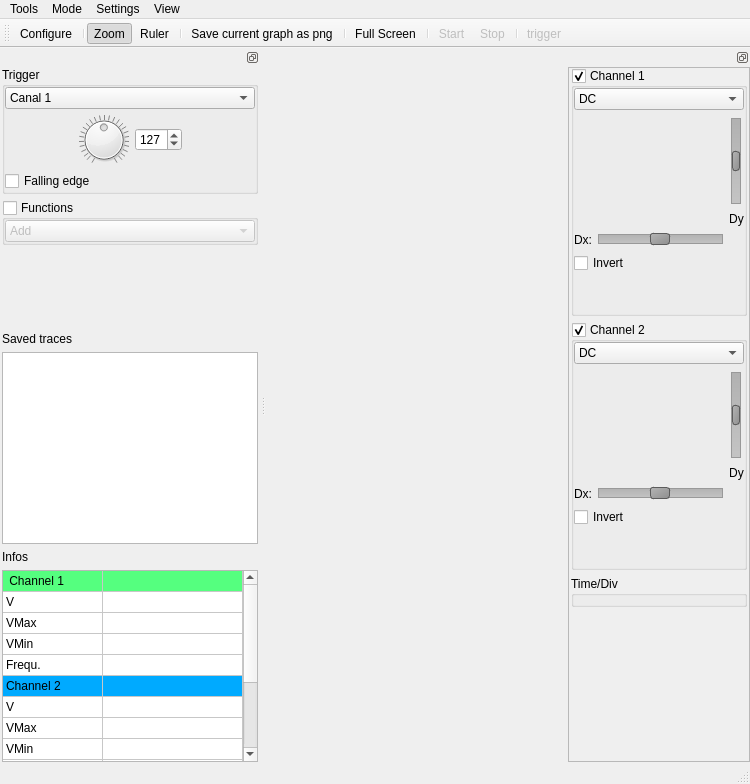
<?xml version="1.0" encoding="UTF-8"?>
<ui version="4.0">
 <class>MainWindow</class>
 <widget class="QMainWindow" name="MainWindow">
  <property name="geometry">
   <rect>
    <x>0</x>
    <y>0</y>
    <width>750</width>
    <height>784</height>
   </rect>
  </property>
  <property name="windowTitle">
   <string>Oscilloscope</string>
  </property>
  <property name="windowIcon">
   <iconset resource="oscillo.qrc">
    <normaloff>:/pictures/sine.png</normaloff>:/pictures/sine.png</iconset>
  </property>
  <widget class="QWidget" name="centralWidget"/>
  <widget class="QMenuBar" name="menuBar">
   <property name="geometry">
    <rect>
     <x>0</x>
     <y>0</y>
     <width>750</width>
     <height>21</height>
    </rect>
   </property>
   <widget class="QMenu" name="menuSettings">
    <property name="title">
     <string>Settings</string>
    </property>
    <addaction name="actionConfigure"/>
   </widget>
   <widget class="QMenu" name="menuTools">
    <property name="title">
     <string>Tools</string>
    </property>
    <addaction name="actionZoom"/>
    <addaction name="actionRuler"/>
    <addaction name="separator"/>
    <addaction name="actionZoom_reset"/>
    <addaction name="actionZoom_In"/>
    <addaction name="actionZoom_out"/>
    <addaction name="separator"/>
    <addaction name="actionSave_current_graph"/>
    <addaction name="actionSave_current_trace"/>
   </widget>
   <widget class="QMenu" name="menuView">
    <property name="title">
     <string>View</string>
    </property>
    <addaction name="actionFullScreen"/>
   </widget>
   <widget class="QMenu" name="menuMode">
    <property name="title">
     <string>Mode</string>
    </property>
    <addaction name="actionNormal"/>
    <addaction name="actionSingleShot"/>
   </widget>
   <addaction name="menuTools"/>
   <addaction name="menuMode"/>
   <addaction name="menuSettings"/>
   <addaction name="menuView"/>
  </widget>
  <widget class="QToolBar" name="mainToolBar">
   <property name="enabled">
    <bool>true</bool>
   </property>
   <attribute name="toolBarArea">
    <enum>TopToolBarArea</enum>
   </attribute>
   <attribute name="toolBarBreak">
    <bool>false</bool>
   </attribute>
   <addaction name="actionConfigure"/>
   <addaction name="separator"/>
   <addaction name="actionZoom"/>
   <addaction name="actionRuler"/>
   <addaction name="separator"/>
   <addaction name="actionSave_current_graph"/>
   <addaction name="separator"/>
   <addaction name="actionFullScreen"/>
   <addaction name="separator"/>
   <addaction name="actionStart"/>
   <addaction name="actionStop"/>
   <addaction name="separator"/>
   <addaction name="triggeredAction"/>
  </widget>
  <widget class="QStatusBar" name="statusBar"/>
  <widget class="MYDock" name="dockWidget">
   <property name="minimumSize">
    <size>
     <width>182</width>
     <height>93</height>
    </size>
   </property>
   <property name="maximumSize">
    <size>
     <width>182</width>
     <height>524287</height>
    </size>
   </property>
   <property name="features">
    <set>QDockWidget::DockWidgetFloatable|QDockWidget::DockWidgetMovable</set>
   </property>
   <property name="allowedAreas">
    <set>Qt::LeftDockWidgetArea|Qt::RightDockWidgetArea</set>
   </property>
   <attribute name="dockWidgetArea">
    <number>2</number>
   </attribute>
   <widget class="QWidget" name="dockWidgetContents">
    <layout class="QVBoxLayout" name="verticalLayout_17">
     <property name="spacing">
      <number>0</number>
     </property>
     <property name="leftMargin">
      <number>0</number>
     </property>
     <property name="topMargin">
      <number>0</number>
     </property>
     <property name="rightMargin">
      <number>0</number>
     </property>
     <property name="bottomMargin">
      <number>0</number>
     </property>
     <item>
      <widget class="QScrollArea" name="scrollArea">
       <property name="widgetResizable">
        <bool>true</bool>
       </property>
       <widget class="QWidget" name="scrollAreaWidgetContents">
        <property name="geometry">
         <rect>
          <x>0</x>
          <y>0</y>
          <width>180</width>
          <height>685</height>
         </rect>
        </property>
        <layout class="QVBoxLayout" name="verticalLayout_16">
         <property name="spacing">
          <number>0</number>
         </property>
         <property name="leftMargin">
          <number>2</number>
         </property>
         <property name="topMargin">
          <number>0</number>
         </property>
         <property name="rightMargin">
          <number>2</number>
         </property>
         <property name="bottomMargin">
          <number>0</number>
         </property>
         <item>
          <layout class="QVBoxLayout" name="verticalLayout_19">
           <item>
            <widget class="QGroupBox" name="canal1GroupBox">
             <property name="title">
              <string>Channel 1</string>
             </property>
             <property name="flat">
              <bool>true</bool>
             </property>
             <property name="checkable">
              <bool>true</bool>
             </property>
             <layout class="QVBoxLayout" name="verticalLayout_6">
              <property name="spacing">
               <number>0</number>
              </property>
              <property name="leftMargin">
               <number>0</number>
              </property>
              <property name="topMargin">
               <number>0</number>
              </property>
              <property name="rightMargin">
               <number>0</number>
              </property>
              <property name="bottomMargin">
               <number>0</number>
              </property>
              <item>
               <layout class="QVBoxLayout" name="verticalLayout_5">
                <item>
                 <widget class="QComboBox" name="chan1ComboBox">
                  <item>
                   <property name="text">
                    <string>DC</string>
                   </property>
                  </item>
                  <item>
                   <property name="text">
                    <string>AC</string>
                   </property>
                  </item>
                  <item>
                   <property name="text">
                    <string>GND</string>
                   </property>
                  </item>
                 </widget>
                </item>
                <item>
                 <layout class="QGridLayout" name="gridLayout_2">
                  <item row="0" column="0">
                   <widget class="YResDial" name="YRes1Dial" native="true">
                    <property name="minimumSize">
                     <size>
                      <width>140</width>
                      <height>110</height>
                     </size>
                    </property>
                    <property name="maximumSize">
                     <size>
                      <width>140</width>
                      <height>110</height>
                     </size>
                    </property>
                   </widget>
                  </item>
                  <item row="0" column="1">
                   <layout class="QVBoxLayout" name="verticalLayout_4">
                    <item>
                     <widget class="MYSlider" name="Y1Slider">
                      <property name="styleSheet">
                       <string notr="true">QSlider::groove:vertical {
    border: 1px solid #999999;
    width: 8px; /* the groove expands to the size of the slider by default. by giving it a height, it has a fixed size */
    background: qlineargradient(x1:0, y1:0, x2:0, y2:1, stop:0 #B1B1B1, stop:1 #c4c4c4);
    margin: 2px 0;
}

QSlider::handle:vertical {
    background: qlineargradient(x1:0, y1:0, x2:1, y2:1, stop:0 #b4b4b4, stop:1 #8f8f8f);
    border: 1px solid #5c5c5c;
    height: 18px;
    margin: -2px 0; /* handle is placed by default on the contents rect of the groove. Expand outside the groove */
    border-radius: 3px;
}</string>
                      </property>
                      <property name="minimum">
                       <number>-255</number>
                      </property>
                      <property name="maximum">
                       <number>255</number>
                      </property>
                      <property name="orientation">
                       <enum>Qt::Vertical</enum>
                      </property>
                     </widget>
                    </item>
                    <item>
                     <widget class="QLabel" name="label">
                      <property name="text">
                       <string>Dy</string>
                      </property>
                      <property name="alignment">
                       <set>Qt::AlignCenter</set>
                      </property>
                     </widget>
                    </item>
                   </layout>
                  </item>
                  <item row="1" column="0">
                   <layout class="QHBoxLayout" name="horizontalLayout">
                    <item>
                     <widget class="QLabel" name="DX1Label">
                      <property name="text">
                       <string>Dx:</string>
                      </property>
                     </widget>
                    </item>
                    <item>
                     <widget class="MYSlider" name="X1Slider">
                      <property name="styleSheet">
                       <string notr="true">QSlider::groove:horizontal {
    border: 1px solid #999999;
    height: 8px; /* the groove expands to the size of the slider by default. by giving it a height, it has a fixed size */
    background: qlineargradient(x1:0, y1:0, x2:0, y2:1, stop:0 #B1B1B1, stop:1 #c4c4c4);
    margin: 2px 0;
}

QSlider::handle:horizontal {
    background: qlineargradient(x1:0, y1:0, x2:1, y2:1, stop:0 #b4b4b4, stop:1 #8f8f8f);
    border: 1px solid #5c5c5c;
    width: 18px;
    margin: -2px 0; /* handle is placed by default on the contents rect of the groove. Expand outside the groove */
    border-radius: 3px;
}</string>
                      </property>
                      <property name="minimum">
                       <number>-361</number>
                      </property>
                      <property name="maximum">
                       <number>362</number>
                      </property>
                      <property name="orientation">
                       <enum>Qt::Horizontal</enum>
                      </property>
                      <property name="tickPosition">
                       <enum>QSlider::NoTicks</enum>
                      </property>
                     </widget>
                    </item>
                   </layout>
                  </item>
                 </layout>
                </item>
                <item>
                 <widget class="QCheckBox" name="invertCanal1CheckBox">
                  <property name="text">
                   <string>Invert</string>
                  </property>
                 </widget>
                </item>
                <item>
                 <spacer name="verticalSpacer_4">
                  <property name="orientation">
                   <enum>Qt::Vertical</enum>
                  </property>
                  <property name="sizeHint" stdset="0">
                   <size>
                    <width>20</width>
                    <height>40</height>
                   </size>
                  </property>
                 </spacer>
                </item>
               </layout>
              </item>
             </layout>
            </widget>
           </item>
           <item>
            <widget class="QGroupBox" name="canal2GroupBox">
             <property name="title">
              <string>Channel 2</string>
             </property>
             <property name="flat">
              <bool>true</bool>
             </property>
             <property name="checkable">
              <bool>true</bool>
             </property>
             <layout class="QVBoxLayout" name="verticalLayout_18">
              <property name="spacing">
               <number>0</number>
              </property>
              <property name="leftMargin">
               <number>0</number>
              </property>
              <property name="topMargin">
               <number>0</number>
              </property>
              <property name="rightMargin">
               <number>0</number>
              </property>
              <property name="bottomMargin">
               <number>0</number>
              </property>
              <item>
               <layout class="QVBoxLayout" name="verticalLayout_11">
                <item>
                 <widget class="QComboBox" name="chan2ComboBox">
                  <item>
                   <property name="text">
                    <string>DC</string>
                   </property>
                  </item>
                  <item>
                   <property name="text">
                    <string>AC</string>
                   </property>
                  </item>
                  <item>
                   <property name="text">
                    <string>GND</string>
                   </property>
                  </item>
                 </widget>
                </item>
                <item>
                 <layout class="QGridLayout" name="gridLayout">
                  <item row="0" column="0">
                   <widget class="YResDial" name="YRes2Dial" native="true">
                    <property name="sizePolicy">
                     <sizepolicy hsizetype="Fixed" vsizetype="Fixed">
                      <horstretch>0</horstretch>
                      <verstretch>0</verstretch>
                     </sizepolicy>
                    </property>
                    <property name="minimumSize">
                     <size>
                      <width>140</width>
                      <height>110</height>
                     </size>
                    </property>
                    <property name="maximumSize">
                     <size>
                      <width>140</width>
                      <height>110</height>
                     </size>
                    </property>
                   </widget>
                  </item>
                  <item row="0" column="1">
                   <layout class="QVBoxLayout" name="verticalLayout_8">
                    <item>
                     <widget class="MYSlider" name="Y2Slider">
                      <property name="maximumSize">
                       <size>
                        <width>16777215</width>
                        <height>16777215</height>
                       </size>
                      </property>
                      <property name="styleSheet">
                       <string notr="true">QSlider::groove:vertical {
    border: 1px solid #999999;
    width: 8px; /* the groove expands to the size of the slider by default. by giving it a height, it has a fixed size */
    background: qlineargradient(x1:0, y1:0, x2:0, y2:1, stop:0 #B1B1B1, stop:1 #c4c4c4);
    margin: 2px 0;
}

QSlider::handle:vertical {
    background: qlineargradient(x1:0, y1:0, x2:1, y2:1, stop:0 #b4b4b4, stop:1 #8f8f8f);
    border: 1px solid #5c5c5c;
    height: 18px;
    margin: -2px 0; /* handle is placed by default on the contents rect of the groove. Expand outside the groove */
    border-radius: 3px;
}</string>
                      </property>
                      <property name="minimum">
                       <number>-255</number>
                      </property>
                      <property name="maximum">
                       <number>255</number>
                      </property>
                      <property name="orientation">
                       <enum>Qt::Vertical</enum>
                      </property>
                     </widget>
                    </item>
                    <item>
                     <widget class="QLabel" name="label_2">
                      <property name="text">
                       <string>Dy</string>
                      </property>
                      <property name="alignment">
                       <set>Qt::AlignCenter</set>
                      </property>
                     </widget>
                    </item>
                   </layout>
                  </item>
                  <item row="1" column="0">
                   <layout class="QHBoxLayout" name="horizontalLayout_2">
                    <item>
                     <widget class="QLabel" name="DX2Label">
                      <property name="text">
                       <string>Dx:</string>
                      </property>
                     </widget>
                    </item>
                    <item>
                     <widget class="MYSlider" name="X2Slider">
                      <property name="styleSheet">
                       <string notr="true">QSlider::groove:horizontal {
    border: 1px solid #999999;
    height: 8px; /* the groove expands to the size of the slider by default. by giving it a height, it has a fixed size */
    background: qlineargradient(x1:0, y1:0, x2:0, y2:1, stop:0 #B1B1B1, stop:1 #c4c4c4);
    margin: 2px 0;
}

QSlider::handle:horizontal {
    background: qlineargradient(x1:0, y1:0, x2:1, y2:1, stop:0 #b4b4b4, stop:1 #8f8f8f);
    border: 1px solid #5c5c5c;
    width: 18px;
    margin: -2px 0; /* handle is placed by default on the contents rect of the groove. Expand outside the groove */
    border-radius: 3px;
}</string>
                      </property>
                      <property name="minimum">
                       <number>-361</number>
                      </property>
                      <property name="maximum">
                       <number>362</number>
                      </property>
                      <property name="orientation">
                       <enum>Qt::Horizontal</enum>
                      </property>
                      <property name="tickPosition">
                       <enum>QSlider::NoTicks</enum>
                      </property>
                     </widget>
                    </item>
                   </layout>
                  </item>
                 </layout>
                </item>
                <item>
                 <widget class="QCheckBox" name="invertCanal2CheckBox">
                  <property name="text">
                   <string>Invert</string>
                  </property>
                 </widget>
                </item>
                <item>
                 <spacer name="verticalSpacer_5">
                  <property name="orientation">
                   <enum>Qt::Vertical</enum>
                  </property>
                  <property name="sizeHint" stdset="0">
                   <size>
                    <width>20</width>
                    <height>40</height>
                   </size>
                  </property>
                 </spacer>
                </item>
               </layout>
              </item>
             </layout>
            </widget>
           </item>
           <item>
            <widget class="QGroupBox" name="timeGroupBox">
             <property name="title">
              <string>Time/Div</string>
             </property>
             <property name="flat">
              <bool>true</bool>
             </property>
             <layout class="QVBoxLayout" name="verticalLayout_10">
              <property name="spacing">
               <number>0</number>
              </property>
              <property name="leftMargin">
               <number>0</number>
              </property>
              <property name="topMargin">
               <number>2</number>
              </property>
              <property name="rightMargin">
               <number>0</number>
              </property>
              <property name="bottomMargin">
               <number>2</number>
              </property>
              <item>
               <layout class="QVBoxLayout" name="verticalLayout_9">
                <item>
                 <widget class="XResDial" name="xResDial" native="true"/>
                </item>
               </layout>
              </item>
             </layout>
            </widget>
           </item>
           <item>
            <spacer name="verticalSpacer">
             <property name="orientation">
              <enum>Qt::Vertical</enum>
             </property>
             <property name="sizeHint" stdset="0">
              <size>
               <width>20</width>
               <height>40</height>
              </size>
             </property>
            </spacer>
           </item>
          </layout>
         </item>
        </layout>
       </widget>
      </widget>
     </item>
    </layout>
   </widget>
  </widget>
  <widget class="MYDock" name="dockWidget_3">
   <property name="features">
    <set>QDockWidget::DockWidgetFloatable|QDockWidget::DockWidgetMovable</set>
   </property>
   <property name="allowedAreas">
    <set>Qt::LeftDockWidgetArea|Qt::RightDockWidgetArea</set>
   </property>
   <attribute name="dockWidgetArea">
    <number>1</number>
   </attribute>
   <widget class="QWidget" name="dockWidgetContents_3">
    <layout class="QVBoxLayout" name="verticalLayout_15">
     <property name="spacing">
      <number>0</number>
     </property>
     <property name="leftMargin">
      <number>2</number>
     </property>
     <property name="topMargin">
      <number>0</number>
     </property>
     <property name="rightMargin">
      <number>2</number>
     </property>
     <property name="bottomMargin">
      <number>0</number>
     </property>
     <item>
      <layout class="QVBoxLayout" name="verticalLayout_14">
       <item>
        <widget class="QGroupBox" name="triggerGroupBox">
         <property name="title">
          <string>Trigger</string>
         </property>
         <property name="flat">
          <bool>true</bool>
         </property>
         <layout class="QVBoxLayout" name="verticalLayout_3">
          <property name="spacing">
           <number>0</number>
          </property>
          <property name="leftMargin">
           <number>0</number>
          </property>
          <property name="topMargin">
           <number>0</number>
          </property>
          <property name="rightMargin">
           <number>0</number>
          </property>
          <property name="bottomMargin">
           <number>0</number>
          </property>
          <item>
           <layout class="QVBoxLayout" name="verticalLayout_2">
            <item>
             <widget class="QComboBox" name="triggerCombo">
              <item>
               <property name="text">
                <string>Canal 1</string>
               </property>
              </item>
              <item>
               <property name="text">
                <string>Canal 2</string>
               </property>
              </item>
              <item>
               <property name="text">
                <string>Extern</string>
               </property>
              </item>
              <item>
               <property name="text">
                <string>Auto</string>
               </property>
              </item>
             </widget>
            </item>
            <item>
             <layout class="QHBoxLayout" name="horizontalLayout_3">
              <item>
               <spacer name="horizontalSpacer">
                <property name="orientation">
                 <enum>Qt::Horizontal</enum>
                </property>
                <property name="sizeHint" stdset="0">
                 <size>
                  <width>40</width>
                  <height>20</height>
                 </size>
                </property>
               </spacer>
              </item>
              <item>
               <widget class="MYDial" name="triggerDial">
                <property name="minimumSize">
                 <size>
                  <width>50</width>
                  <height>50</height>
                 </size>
                </property>
                <property name="maximumSize">
                 <size>
                  <width>50</width>
                  <height>50</height>
                 </size>
                </property>
                <property name="maximum">
                 <number>255</number>
                </property>
                <property name="value">
                 <number>127</number>
                </property>
                <property name="invertedAppearance">
                 <bool>false</bool>
                </property>
                <property name="invertedControls">
                 <bool>false</bool>
                </property>
                <property name="notchTarget">
                 <double>10.000000000000000</double>
                </property>
                <property name="notchesVisible">
                 <bool>true</bool>
                </property>
               </widget>
              </item>
              <item>
               <widget class="QSpinBox" name="spinBox">
                <property name="maximum">
                 <number>255</number>
                </property>
                <property name="value">
                 <number>127</number>
                </property>
               </widget>
              </item>
              <item>
               <spacer name="horizontalSpacer_2">
                <property name="orientation">
                 <enum>Qt::Horizontal</enum>
                </property>
                <property name="sizeHint" stdset="0">
                 <size>
                  <width>40</width>
                  <height>20</height>
                 </size>
                </property>
               </spacer>
              </item>
             </layout>
            </item>
            <item>
             <widget class="QCheckBox" name="invertTrigCheckBox">
              <property name="enabled">
               <bool>true</bool>
              </property>
              <property name="text">
               <string>Falling edge</string>
              </property>
             </widget>
            </item>
           </layout>
          </item>
         </layout>
        </widget>
       </item>
       <item>
        <widget class="QGroupBox" name="mathsGroupBox">
         <property name="title">
          <string>Functions</string>
         </property>
         <property name="flat">
          <bool>true</bool>
         </property>
         <property name="checkable">
          <bool>true</bool>
         </property>
         <property name="checked">
          <bool>false</bool>
         </property>
         <layout class="QVBoxLayout" name="verticalLayout">
          <property name="spacing">
           <number>0</number>
          </property>
          <property name="leftMargin">
           <number>0</number>
          </property>
          <property name="topMargin">
           <number>0</number>
          </property>
          <property name="rightMargin">
           <number>0</number>
          </property>
          <property name="bottomMargin">
           <number>0</number>
          </property>
          <item>
           <layout class="QVBoxLayout" name="verticalLayout_7">
            <item>
             <widget class="QComboBox" name="mathsComboBox">
              <item>
               <property name="text">
                <string>Add</string>
               </property>
              </item>
              <item>
               <property name="text">
                <string>Substract</string>
               </property>
              </item>
              <item>
               <property name="text">
                <string>XY</string>
               </property>
              </item>
              <item>
               <property name="text">
                <string>FFT Voie 1</string>
               </property>
              </item>
              <item>
               <property name="text">
                <string>FFT Voie 2</string>
               </property>
              </item>
             </widget>
            </item>
           </layout>
          </item>
         </layout>
        </widget>
       </item>
       <item>
        <spacer name="verticalSpacer_2">
         <property name="orientation">
          <enum>Qt::Vertical</enum>
         </property>
         <property name="sizeType">
          <enum>QSizePolicy::MinimumExpanding</enum>
         </property>
         <property name="sizeHint" stdset="0">
          <size>
           <width>20</width>
           <height>40</height>
          </size>
         </property>
        </spacer>
       </item>
       <item>
        <widget class="QLabel" name="label_4">
         <property name="text">
          <string>Saved traces</string>
         </property>
        </widget>
       </item>
       <item>
        <widget class="QTableWidget" name="tableWidget"/>
       </item>
       <item>
        <widget class="QLabel" name="label_3">
         <property name="text">
          <string>Infos</string>
         </property>
        </widget>
       </item>
       <item>
        <widget class="QTableWidget" name="infosTableWidget">
         <property name="editTriggers">
          <set>QAbstractItemView::NoEditTriggers</set>
         </property>
         <property name="selectionMode">
          <enum>QAbstractItemView::NoSelection</enum>
         </property>
         <property name="cornerButtonEnabled">
          <bool>false</bool>
         </property>
         <attribute name="horizontalHeaderVisible">
          <bool>false</bool>
         </attribute>
         <attribute name="horizontalHeaderStretchLastSection">
          <bool>true</bool>
         </attribute>
         <attribute name="verticalHeaderVisible">
          <bool>false</bool>
         </attribute>
         <attribute name="verticalHeaderDefaultSectionSize">
          <number>21</number>
         </attribute>
         <attribute name="verticalHeaderMinimumSectionSize">
          <number>18</number>
         </attribute>
         <row>
          <property name="text">
           <string>Channel 1</string>
          </property>
          <property name="background">
           <color>
            <red>85</red>
            <green>255</green>
            <blue>0</blue>
           </color>
          </property>
         </row>
         <row>
          <property name="text">
           <string>V</string>
          </property>
         </row>
         <row>
          <property name="text">
           <string>VMax</string>
          </property>
         </row>
         <row>
          <property name="text">
           <string>VMin</string>
          </property>
         </row>
         <row>
          <property name="text">
           <string>Frequ.</string>
          </property>
         </row>
         <row>
          <property name="text">
           <string>Channel 2</string>
          </property>
          <property name="background">
           <color>
            <red>85</red>
            <green>85</green>
            <blue>127</blue>
           </color>
          </property>
         </row>
         <row>
          <property name="text">
           <string>V</string>
          </property>
         </row>
         <row>
          <property name="text">
           <string>VMax</string>
          </property>
         </row>
         <row>
          <property name="text">
           <string>Vmin</string>
          </property>
         </row>
         <row>
          <property name="text">
           <string>Frequ.</string>
          </property>
         </row>
         <row>
          <property name="text">
           <string>Cursors</string>
          </property>
          <property name="background">
           <color>
            <red>77</red>
            <green>77</green>
            <blue>77</blue>
           </color>
          </property>
         </row>
         <row>
          <property name="text">
           <string>Periode 1</string>
          </property>
         </row>
         <row>
          <property name="text">
           <string>Frequ.1</string>
          </property>
         </row>
         <row>
          <property name="text">
           <string>Period 2</string>
          </property>
         </row>
         <row>
          <property name="text">
           <string>Frequ. 2</string>
          </property>
         </row>
         <column>
          <property name="text">
           <string>Title</string>
          </property>
         </column>
         <column>
          <property name="text">
           <string>Value</string>
          </property>
         </column>
         <item row="0" column="0">
          <property name="text">
           <string> Channel 1</string>
          </property>
          <property name="background">
           <brush brushstyle="SolidPattern">
            <color alpha="255">
             <red>85</red>
             <green>255</green>
             <blue>127</blue>
            </color>
           </brush>
          </property>
         </item>
         <item row="0" column="1">
          <property name="text">
           <string/>
          </property>
          <property name="background">
           <brush brushstyle="SolidPattern">
            <color alpha="255">
             <red>85</red>
             <green>255</green>
             <blue>127</blue>
            </color>
           </brush>
          </property>
         </item>
         <item row="1" column="0">
          <property name="text">
           <string>V</string>
          </property>
         </item>
         <item row="2" column="0">
          <property name="text">
           <string>VMax</string>
          </property>
         </item>
         <item row="3" column="0">
          <property name="text">
           <string>VMin</string>
          </property>
         </item>
         <item row="4" column="0">
          <property name="text">
           <string>Frequ.</string>
          </property>
         </item>
         <item row="5" column="0">
          <property name="text">
           <string>Channel 2</string>
          </property>
          <property name="background">
           <brush brushstyle="SolidPattern">
            <color alpha="255">
             <red>0</red>
             <green>170</green>
             <blue>255</blue>
            </color>
           </brush>
          </property>
         </item>
         <item row="5" column="1">
          <property name="text">
           <string/>
          </property>
          <property name="background">
           <brush brushstyle="SolidPattern">
            <color alpha="255">
             <red>0</red>
             <green>170</green>
             <blue>255</blue>
            </color>
           </brush>
          </property>
         </item>
         <item row="6" column="0">
          <property name="text">
           <string>V</string>
          </property>
         </item>
         <item row="7" column="0">
          <property name="text">
           <string>VMax</string>
          </property>
         </item>
         <item row="8" column="0">
          <property name="text">
           <string>VMin</string>
          </property>
         </item>
         <item row="9" column="0">
          <property name="text">
           <string>Frequ.</string>
          </property>
         </item>
         <item row="10" column="0">
          <property name="text">
           <string>Cursors</string>
          </property>
          <property name="background">
           <brush brushstyle="SolidPattern">
            <color alpha="255">
             <red>100</red>
             <green>100</green>
             <blue>100</blue>
            </color>
           </brush>
          </property>
         </item>
         <item row="10" column="1">
          <property name="text">
           <string/>
          </property>
          <property name="background">
           <brush brushstyle="SolidPattern">
            <color alpha="255">
             <red>100</red>
             <green>100</green>
             <blue>100</blue>
            </color>
           </brush>
          </property>
         </item>
         <item row="11" column="0">
          <property name="text">
           <string>Period 1</string>
          </property>
         </item>
         <item row="12" column="0">
          <property name="text">
           <string>Frequ. 1</string>
          </property>
         </item>
         <item row="13" column="0">
          <property name="text">
           <string>Period 2</string>
          </property>
         </item>
         <item row="14" column="0">
          <property name="text">
           <string>Frequ. 2</string>
          </property>
         </item>
        </widget>
       </item>
      </layout>
     </item>
    </layout>
   </widget>
  </widget>
  <action name="actionConfigure">
   <property name="icon">
    <iconset resource="oscillo.qrc">
     <normaloff>:/pictures/gear.png</normaloff>:/pictures/gear.png</iconset>
   </property>
   <property name="text">
    <string>Configure</string>
   </property>
  </action>
  <action name="actionZoom">
   <property name="checkable">
    <bool>true</bool>
   </property>
   <property name="checked">
    <bool>true</bool>
   </property>
   <property name="icon">
    <iconset resource="oscillo.qrc">
     <normaloff>:/pictures/selection_view.png</normaloff>:/pictures/selection_view.png</iconset>
   </property>
   <property name="text">
    <string>Zoom</string>
   </property>
   <property name="shortcut">
    <string>Z</string>
   </property>
  </action>
  <action name="actionRuler">
   <property name="checkable">
    <bool>true</bool>
   </property>
   <property name="icon">
    <iconset resource="oscillo.qrc">
     <normaloff>:/pictures/regle.png</normaloff>:/pictures/regle.png</iconset>
   </property>
   <property name="text">
    <string>Ruler</string>
   </property>
   <property name="shortcut">
    <string>R</string>
   </property>
  </action>
  <action name="actionZoom_reset">
   <property name="text">
    <string>Zoom reset</string>
   </property>
   <property name="shortcut">
    <string>0</string>
   </property>
  </action>
  <action name="actionZoom_In">
   <property name="text">
    <string>Zoom In</string>
   </property>
   <property name="shortcut">
    <string>+</string>
   </property>
  </action>
  <action name="actionZoom_out">
   <property name="text">
    <string>Zoom out</string>
   </property>
   <property name="shortcut">
    <string>-</string>
   </property>
  </action>
  <action name="actionSave_current_graph">
   <property name="icon">
    <iconset resource="oscillo.qrc">
     <normaloff>:/pictures/camera2.png</normaloff>:/pictures/camera2.png</iconset>
   </property>
   <property name="text">
    <string>Save current graph as png</string>
   </property>
  </action>
  <action name="actionFullScreen">
   <property name="icon">
    <iconset resource="oscillo.qrc">
     <normaloff>:/pictures/fit_to_size.png</normaloff>:/pictures/fit_to_size.png</iconset>
   </property>
   <property name="text">
    <string>Full Screen</string>
   </property>
  </action>
  <action name="actionNormal">
   <property name="checkable">
    <bool>true</bool>
   </property>
   <property name="checked">
    <bool>true</bool>
   </property>
   <property name="text">
    <string>Normal</string>
   </property>
  </action>
  <action name="actionStart">
   <property name="enabled">
    <bool>false</bool>
   </property>
   <property name="icon">
    <iconset resource="oscillo.qrc">
     <normaloff>:/pictures/media_play_green.png</normaloff>:/pictures/media_play_green.png</iconset>
   </property>
   <property name="text">
    <string>Start</string>
   </property>
  </action>
  <action name="actionStop">
   <property name="checkable">
    <bool>false</bool>
   </property>
   <property name="enabled">
    <bool>false</bool>
   </property>
   <property name="icon">
    <iconset resource="oscillo.qrc">
     <normaloff>:/pictures/media_stop_red.png</normaloff>:/pictures/media_stop_red.png</iconset>
   </property>
   <property name="text">
    <string>Stop</string>
   </property>
  </action>
  <action name="actionSingleShot">
   <property name="checkable">
    <bool>true</bool>
   </property>
   <property name="text">
    <string>Single shot</string>
   </property>
  </action>
  <action name="triggeredAction">
   <property name="enabled">
    <bool>false</bool>
   </property>
   <property name="icon">
    <iconset resource="oscillo.qrc">
     <normaloff>:/pictures/nav_plain_green.png</normaloff>:/pictures/nav_plain_green.png</iconset>
   </property>
   <property name="text">
    <string>trigger</string>
   </property>
   <property name="toolTip">
    <string>trigger</string>
   </property>
  </action>
  <action name="actionSave_current_trace">
   <property name="icon">
    <iconset resource="oscillo.qrc">
     <normaloff>:/pictures/disk_blue.png</normaloff>:/pictures/disk_blue.png</iconset>
   </property>
   <property name="text">
    <string>Save current trace</string>
   </property>
  </action>
 </widget>
 <layoutdefault spacing="6" margin="11"/>
 <customwidgets>
  <customwidget>
   <class>YResDial</class>
   <extends>QWidget</extends>
   <header location="global">yresdial.h</header>
   <container>1</container>
  </customwidget>
  <customwidget>
   <class>XResDial</class>
   <extends>QWidget</extends>
   <header>xresdial.h</header>
   <container>1</container>
  </customwidget>
  <customwidget>
   <class>MYDock</class>
   <extends>QDockWidget</extends>
   <header>mydock.h</header>
   <container>1</container>
  </customwidget>
  <customwidget>
   <class>MYSlider</class>
   <extends>QSlider</extends>
   <header>myslider.h</header>
  </customwidget>
  <customwidget>
   <class>MYDial</class>
   <extends>QDial</extends>
   <header>mydial.h</header>
  </customwidget>
 </customwidgets>
 <resources>
  <include location="oscillo.qrc"/>
 </resources>
 <connections/>
</ui>
